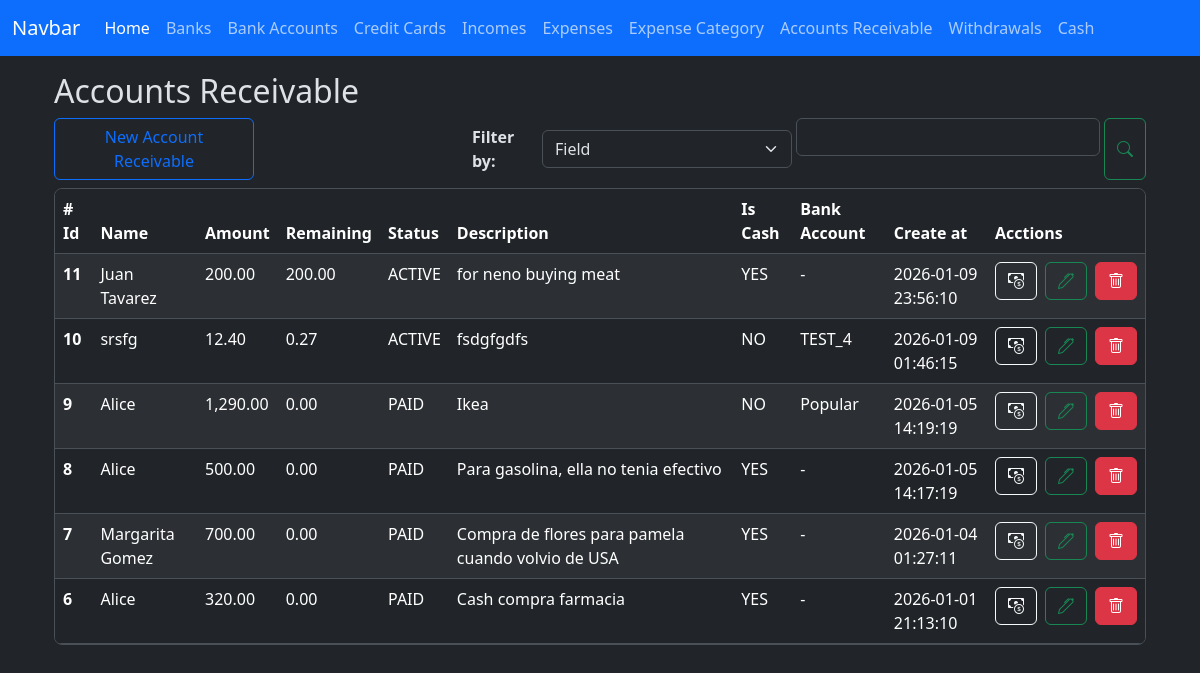
Before: /accounts_receivable/index with the older database file.
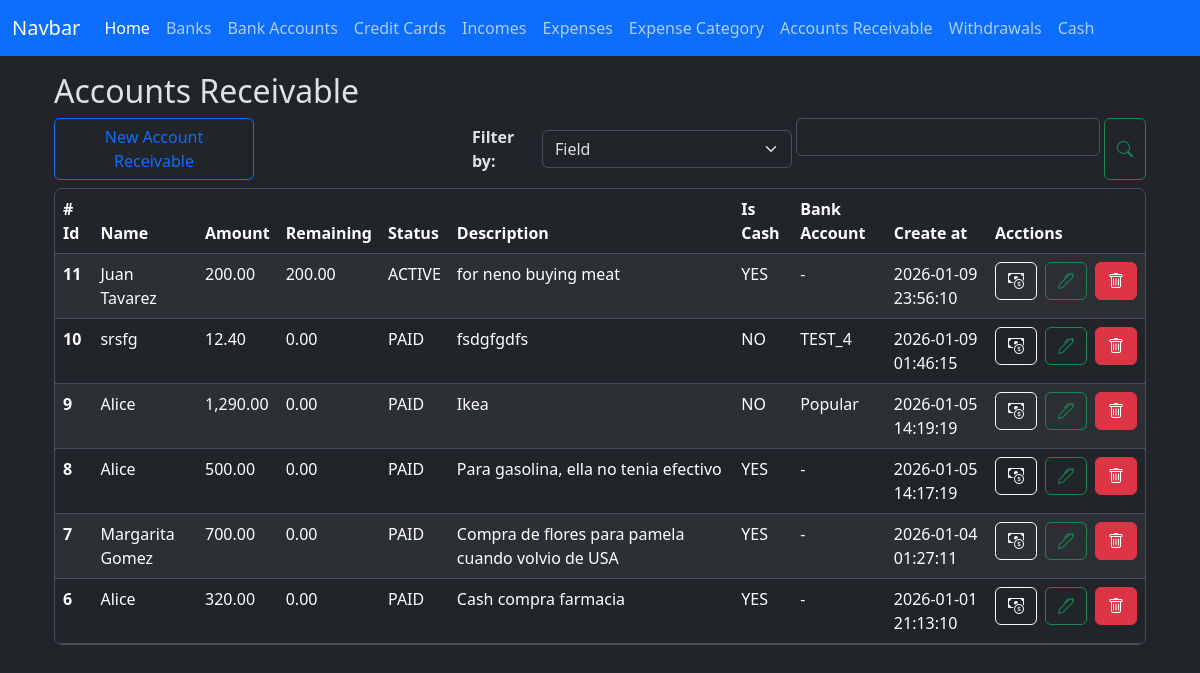
After: the same page with the newer database file.
### app/models/loan.py (models this page shows, shortened)
class Loan(db.Model):
    __tablename__ = 'loans'
    id = db.Column(db.Integer, primary_key=True)
    person_name = db.Column(db.String(100), nullable=False)
    amount = db.Column(db.Numeric(10, 2), nullable=False)
    is_active = db.Column(db.Boolean, default=True)
    is_cash = db.Column(db.Boolean)
    code = db.Column(db.String(50), nullable=False)
    bank_account_id = db.Column(db.Integer, db.ForeignKey('bank_accounts.id'))
    created_at = db.Column(db.DateTime(timezone=True), server_default=func.now())
    updated_at = db.Column(db.DateTime(timezone=True), onupdate=func.now())
    description = db.Column(db.String(200))
    loan_payments = relationship('LoanPayment', back_populates='loan', order_by='desc(LoanPayment.created_at)', cascade='all, delete-orphan')
    bank_account = relationship('BankAccount', back_populates='loans')
    def total_payments(self):
        db.session.refresh(self)
        total = Decimal(0.0)
        for payment in self.loan_payments:
            total += payment.amount
        return total
    def remaining_amount(self):
        db.session.refresh(self)
        remaining = self.amount - self.total_payments()
        if remaining < 0:
            return Decimal('0.00')
        return remaining.quantize(Decimal('0.00'))

### app/models/loan_payment.py (models this page shows, shortened)
class LoanPayment(db.Model):
    __tablename__ = 'loan_payment'
    id = db.Column(db.Integer, primary_key=True)
    amount = db.Column(db.Numeric(10,2), nullable=False)
    is_cash = db.Column(db.Boolean, nullable=False)
    loan_id = db.Column(db.Integer, db.ForeignKey('loans.id'))
    bank_account_id = db.Column(db.Integer, db.ForeignKey('bank_accounts.id', name='bank_account_id'))
    code = db.Column(db.String(50), nullable=False, server_default='TEMP')
    created_at = db.Column(db.DateTime(timezone=True), server_default=func.now())
    updated_at = db.Column(db.DateTime(timezone=True), onupdate=func.now())
    loan = relationship('Loan', back_populates='loan_payments')
    bank_account = relationship('BankAccount', back_populates='loan_payments')

### app/models/bank_account.py (models this page shows)
class BankAccount(db.Model):
    __tablename__ = 'bank_accounts'
    id = db.Column(db.Integer, primary_key=True)
    nick_name = db.Column(db.String(120))
    amount_available = db.Column(db.Numeric(10, 2), nullable=False)
    is_active = db.Column(db.Boolean, default=True)
    account_number = db.Column(db.Integer, nullable=True)
    bank_id = db.Column(db.Integer, db.ForeignKey('banks.id'))
    created_at = db.Column(db.DateTime(timezone=True), server_default=func.now())
    updated_at = db.Column(db.DateTime(timezone=True), onupdate=func.now())
    bank = relationship('Bank', back_populates='bank_accounts')
    expenses = relationship('Expense', back_populates='bank_account', order_by='desc(Expense.created_at)')
    incomes = relationship('Income', back_populates='bank_account', order_by='desc(Income.created_at)')
    credit_card_payments = relationship('CreditCardPayment', back_populates='bank_account', order_by='desc(CreditCardPayment.created_at)')
    withdrawals = relationship('Withdrawal', back_populates='bank_account', order_by='desc(Withdrawal.created_at)')
    loans = relationship('Loan', back_populates='bank_account', order_by='desc(Loan.created_at)')
    loan_payments = relationship('LoanPayment', back_populates='bank_account', order_by='desc(LoanPayment.created_at)')
    transaction_ledger = relationship('BankAccountTransactionsLedger', back_populates='bank_account')
    outgoing_transfers = relationship('BankTransfer', foreign_keys='BankTransfer.from_bank_account_id', back_populates='from_bank_account', order_by='desc(BankTransfer.created_at)')
    incoming_transfers = relationship('BankTransfer', foreign_keys='BankTransfer.to_bank_account_id', back_populates='to_bank_account', order_by='desc(BankTransfer.created_at)')

### app/routes/accounts_receivable_routes.py (the view)
@accounts_receivable_bp.route('/index', methods=['GET'])
def index():
    loans = Loan.query.order_by(Loan.created_at.desc()).all()
    bank_accounts = BankAccount.query.all()
    context = {
        'loans': loans,
        'bank_accounts': bank_accounts,
        'format_amount': format_amount,
        'total_amount': total_amount,
    }
    return render_template('accounts_receivable/index.html', **context)

### app/utils/numeric_casting.py (called while the page is built)
def format_amount(value):
    try:
        return f'{value:,.2f}';
    except Exception as e:
        return None

### app/templates/accounts_receivable/index.html (shortened to what the changed rows need)
{% extends 'layout.html' %}
{% block content %}
    <div class=" w-100">
        <h2>Accounts Receivable</h2>
        <div class="table-responsive overflow-y-auto border rounded-3 mt-2" style="max-height: 457px;">
            <table class="table table-striped  table-hover">
                <thead class="sticky-top">
                    <tr>
                    <th scope="col"># Id</th>
                    <th scope="col">Name</th>
                    <th scope="col">Amount</th>
                    <th scope="col">Remaining</th>
                    <th scope="col">Status</th>
                    <th scope="col">Description</th>
                    <th scope="col">Is Cash</th>
                    <th scope="col">Bank Account</th>
                    <th scope="col">Create at</th>
                    <th scope="col">Acctions</th>
                    </tr>
                </thead>
                <tbody id="loans-table-body-id">
                  {% for loan in loans %}
                    <tr class="loan-row" data-loan-id="{{ loan.id }}" data-url-associated-records = "{{ url_for('accounts_receivable.associated_records', loan_id=loan.id) }}">
                        <th scope="row">{{ loan.id }}</th>
                        <td>{{ loan.person_name }}</td>
                        <td>{{ format_amount(loan.amount) }}</td>
                        <td> {{ format_amount(loan.remaining_amount()) }} </td>
                        <td>{{ 'ACTIVE' if loan.is_active else 'PAID'  }}</td>
                        <td>{{ loan.description }}</td>
                        <td>{{ 'YES' if loan.is_cash else 'NO'  }}</td>
                        <td>{{ loan.bank_account.nick_name if loan.bank_account else '-' }}</td>
                        <td>{{ loan.created_at }}</td>
                        <td>
                            <div class="d-flex gap-2">
                                <button
                                    id=""
                                    type="button"
                                    data-bs-toggle="modal"
                                    data-bs-target="#pay-account-receivable"
                                    class="btn btn-outline-light"
                                    data-loan-id="{{ loan.id }}"
                                >
                                    <i class="bi bi-cash-coin"></i>
                                </button>
                                <button
                                    type="button"
                                    class="btn btn-outline-success"
                                    data-bs-toggle="modal"
                                    data-bs-target="#edit-account-receivable"
                                    data-loan-id="{{ loan.id }}"
                                    data-amount="{{ loan.amount }}"
                                    data-is-cash="{{ loan.is_cash }}"
                                    data-is-active="{{ loan.is_active }}"
                                    data-description="{{ loan.description }}"
                                    data-person-name="{{ loan.person_name }}"
                                    data-bank-account-id="{{ loan.bank_account_id }}"
                                >
                                    <i class="bi bi-pen"></i>
                                </button>
                                <a href="{{ url_for('accounts_receivable.delete_loan', loan_id=loan.id) }}" class="btn btn-danger"><i class="bi bi-trash"></i></a>
                            </div>
                        </td>
                    </tr>
                  {% endfor %}
                </tbody>
            </table>
        </div>
    </div>
<link rel="stylesheet" href="https://cdn.jsdelivr.net/npm/flatpickr/dist/flatpickr.min.css">
<link href="https://cdn.jsdelivr.net/npm/@sweetalert2/theme-dark@5/dark.css" rel="stylesheet">
<link rel="stylesheet" href="https://cdn.jsdelivr.net/npm/bootstrap-icons@1.13.1/font/bootstrap-icons.min.css">
{% endblock %}

Changed rows visible on the page:
changed Loan "srsfg": amount.amount "0.27" → "0.00"; is_active "ACTIVE" → "PAID"
